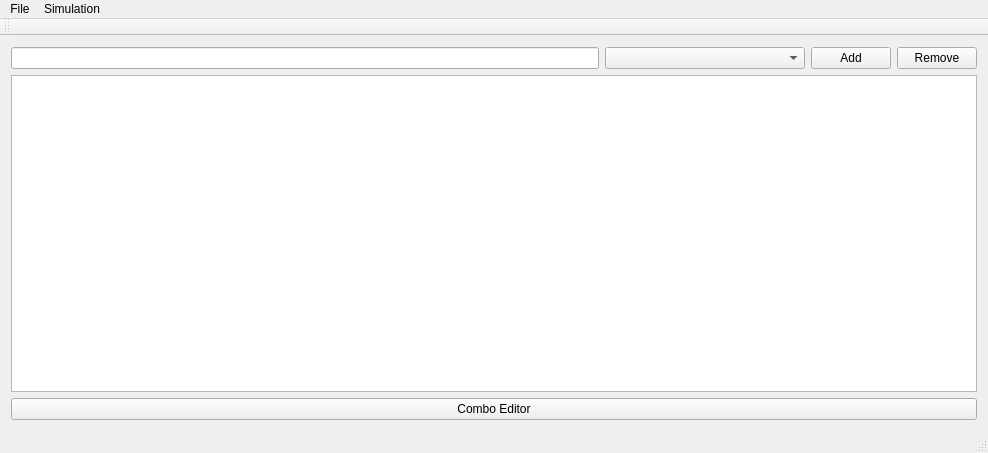
<?xml version="1.0" encoding="UTF-8"?>
<ui version="4.0">
 <class>DeckEditorWindow</class>
 <widget class="QMainWindow" name="DeckEditorWindow">
  <property name="geometry">
   <rect>
    <x>0</x>
    <y>0</y>
    <width>988</width>
    <height>453</height>
   </rect>
  </property>
  <property name="windowTitle">
   <string>DeckEditorWindow</string>
  </property>
  <property name="windowIcon">
   <iconset>
    <normaloff>gwentcalc.ico</normaloff>gwentcalc.ico</iconset>
  </property>
  <widget class="QWidget" name="centralWidget">
   <layout class="QGridLayout" name="gridLayout">
    <item row="0" column="0">
     <widget class="QLineEdit" name="cardSelectionLineEdit"/>
    </item>
    <item row="0" column="1">
     <layout class="QHBoxLayout" name="horizontalLayout_2">
      <item>
       <widget class="QComboBox" name="cardSelectionComboBox">
        <property name="enabled">
         <bool>true</bool>
        </property>
        <property name="minimumSize">
         <size>
          <width>200</width>
          <height>0</height>
         </size>
        </property>
        <property name="editable">
         <bool>false</bool>
        </property>
       </widget>
      </item>
      <item>
       <layout class="QHBoxLayout" name="horizontalLayout">
        <item>
         <widget class="QPushButton" name="addPushButton">
          <property name="text">
           <string>Add</string>
          </property>
         </widget>
        </item>
        <item>
         <widget class="QPushButton" name="removePushButton">
          <property name="text">
           <string>Remove</string>
          </property>
         </widget>
        </item>
       </layout>
      </item>
     </layout>
    </item>
    <item row="1" column="0" colspan="2">
     <widget class="QTableWidget" name="deckTableWidget">
      <property name="sortingEnabled">
       <bool>true</bool>
      </property>
     </widget>
    </item>
    <item row="2" column="0" colspan="2">
     <widget class="QPushButton" name="spawnComboWindowButton">
      <property name="text">
       <string>Combo Editor</string>
      </property>
     </widget>
    </item>
   </layout>
  </widget>
  <widget class="QMenuBar" name="menuBar">
   <property name="geometry">
    <rect>
     <x>0</x>
     <y>0</y>
     <width>988</width>
     <height>20</height>
    </rect>
   </property>
   <widget class="QMenu" name="menuFile">
    <property name="title">
     <string>File</string>
    </property>
    <addaction name="actionNew_deck"/>
    <addaction name="actionOpen_deck"/>
    <addaction name="actionSave_deck"/>
    <addaction name="actionSave_deck_as"/>
   </widget>
   <widget class="QMenu" name="menuSimulation">
    <property name="title">
     <string>Simulation</string>
    </property>
    <addaction name="actionSettings"/>
   </widget>
   <addaction name="menuFile"/>
   <addaction name="menuSimulation"/>
  </widget>
  <widget class="QToolBar" name="mainToolBar">
   <attribute name="toolBarArea">
    <enum>TopToolBarArea</enum>
   </attribute>
   <attribute name="toolBarBreak">
    <bool>false</bool>
   </attribute>
  </widget>
  <widget class="QStatusBar" name="statusBar"/>
  <action name="actionOpen_deck">
   <property name="text">
    <string>Open deck...</string>
   </property>
  </action>
  <action name="actionSave_deck">
   <property name="text">
    <string>Save deck...</string>
   </property>
  </action>
  <action name="actionSave_deck_as">
   <property name="text">
    <string>Save deck as...</string>
   </property>
  </action>
  <action name="actionNew_deck">
   <property name="text">
    <string>New deck...</string>
   </property>
  </action>
  <action name="actionSettings">
   <property name="text">
    <string>Settings</string>
   </property>
  </action>
  <action name="actionReload_Card_List">
   <property name="text">
    <string>Reload Card List</string>
   </property>
  </action>
 </widget>
 <layoutdefault spacing="6" margin="11"/>
 <resources/>
 <connections/>
</ui>
